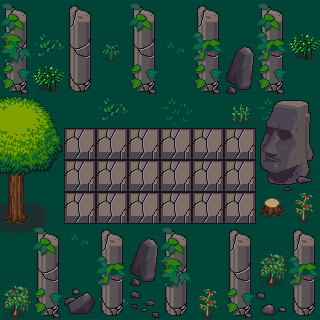

A level layout from a 2D game, rendered from its tile map. Below: a short description, then the map file with tile-grid data replaced by summaries:
An orthogonal 10x10 tile map with 32x32 px tiles, 3 tile layers (Tile Layer 1, Tile Layer 2, Tile Layer 3) and 6 objects (mainPlayer, CoinEntity).

<map version="1.0" tiledversion="1.1.6" orientation="orthogonal" renderorder="right-down" width="10" height="10" tilewidth="32" tileheight="32" infinite="0" nextobjectid="9">
 <tileset firstgid="1" source="2.5d.tsx" />
 <layer name="Tile Layer 1" width="10" height="10">
  <data>[100 cells, 100 non-empty, 4 distinct tile ids]</data>
 </layer>
 <layer name="Tile Layer 2" width="10" height="10">
  <data>[100 cells, 23 non-empty, 6 distinct tile ids]</data>
 </layer>
 <layer name="Tile Layer 3" width="10" height="10">
  <data>[100 cells, 62 non-empty, 33 distinct tile ids]</data>
 </layer>
 <objectgroup name="Collision">
  <object id="1" x="256" y="3" width="64" height="317" />
  <object id="2" x="1" y="226" width="255" height="94" />
  <object id="3" x="1" y="0" width="256" height="129" />
  <object id="4" x="0" y="108" width="63" height="137" />
 </objectgroup>
 <objectgroup name="Player">
  <object id="7" name="mainPlayer" x="96.0756" y="160" width="32" height="32">
   <properties>
    <property name="framewidth" value="32" />
    <property name="image" value="gripe_run_right" />
   </properties>
  </object>
 </objectgroup>
 <objectgroup name="Coins">
  <object id="8" name="CoinEntity" x="160.401" y="159.863" width="32" height="32">
   <properties>
    <property name="framewidth" value="32" />
    <property name="image" value="spinning_coin_gold" />
   </properties>
  </object>
 </objectgroup>
</map>
